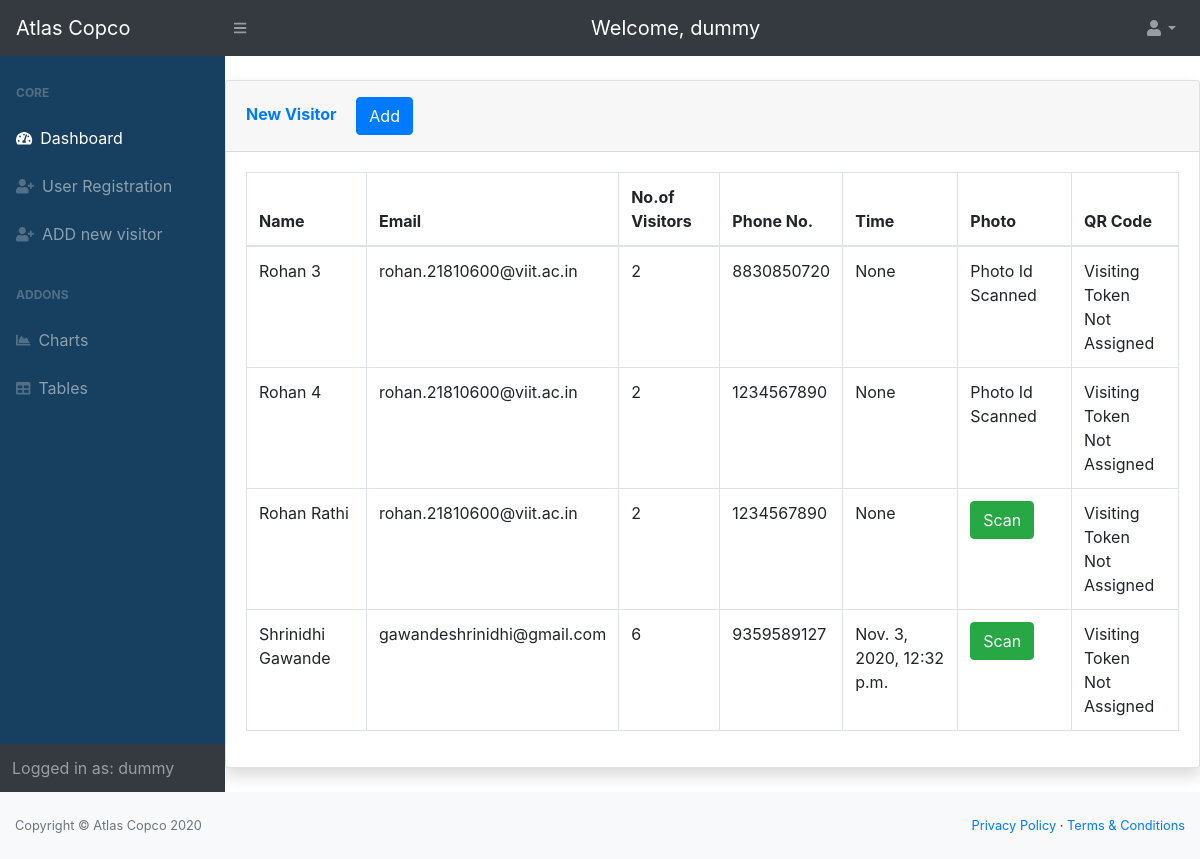
The app's page / (signed in), older data.
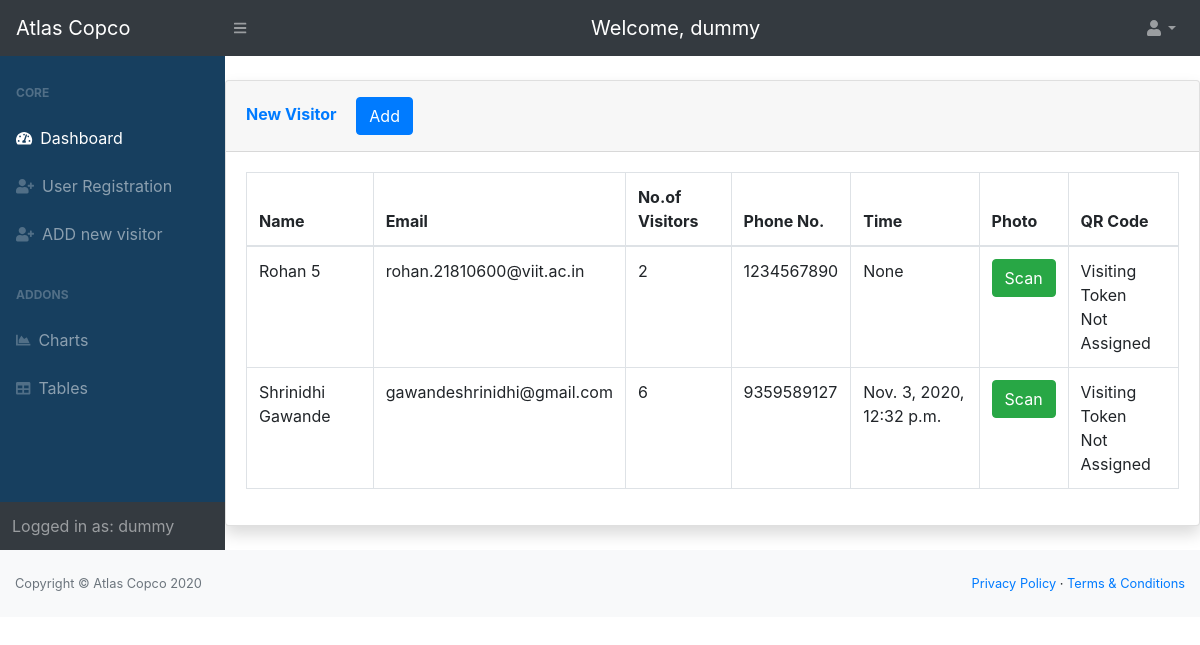
The same page, newer data.
### entry/models.py (models this page shows)
class Visitor(models.Model):
	name = models.CharField(verbose_name='Name', max_length=200, validators=[
		MinLengthValidator(2, 'Minimum 2 Characters are required')])  # name of the visitor
	purpose = models.CharField(verbose_name='Purpose', max_length=200, validators=[
		MinLengthValidator(4, 'Minimum 4 characters are required')])  # purpose of visit
	mobile = models.IntegerField(verbose_name='Mobile number')  # mobile no. of the visitor
	email = models.EmailField(verbose_name='Email', validators=[EmailValidator()])  # email address of the visitor
	no_of_people = models.IntegerField(verbose_name='No of people')  # no. of visitors
	photo_id_number = models.CharField(verbose_name='Photo Id Number', max_length=20, null=True, blank=True)
	photo_id = models.ImageField(verbose_name='Photo Id', upload_to='media/photo_id', null=True, blank=True)
	in_time = models.DateTimeField(verbose_name='Visit In time', null=True, blank=True)  # in time of the visitor, added automatically
	out_time = models.DateTimeField(verbose_name='Visit Out Time', null=True, blank=True)  # out time of the visitor added automatically
	token = models.CharField(verbose_name='Token', max_length=200, null=True, blank=True)  # token(autogenerated)
	qrcode = models.ImageField(verbose_name='QR Code', upload_to='media/qrcodes', null=True, blank=True)  # qr code generated from the token
	user = models.ForeignKey(Employee, verbose_name='Employee to visit', on_delete=models.PROTECT)  # link to the User table, to store which user allowed the entry
	photo = models.ImageField(verbose_name='Photo of the Visitor', upload_to='media/photo', null=True, blank=True)
	visit_token = models.CharField(max_length=200, verbose_name="Token assigned to the Visitor", null=True, blank=True)
	def __str__(self):
		return self.name

### home/views.py (the view)
# urls.py: path('', views.VisitorListView.as_view(), name='home'),
class VisitorListView(LoginRequiredMixin, ListView):
	def get(self, request):
		visitor_list = Visitor.objects.filter(out_time__isnull=True)
		print(visitor_list)
		context = {'visitor_list': visitor_list}
		return render(request, 'home/home.html', context)

### home/templates/home/home.html (shortened to what this page needs)
{% extends 'home/base.html' %}{% block content %}
			<div class="card shadow mb-4 mt-4">
				<div class="card-header py-3">
					<h6 class="m-0 font-weight-bold text-primary">New Visitor
						<a href="{% url 'entry:new-visitor' %}" class="ml-3 btn btn-primary text-left">Add</a>
					</h6>
				</div>
				<div class="card-body">
					<div class="table-responsive">
						<table class="table table-bordered" id="dataTable" width="100%" cellspacing="0">
							<thead>
								<tr>
									<th> Name </th>
									<th> Email </th>
									<th> No.of Visitors </th>
									<th>Phone No.</th>
									<th> Time </th>
									<th> Photo </th>
									<th> QR Code </th>
								</tr>
							</thead>
							<tbody>
								{% if visitor_list %} {% for visitor in visitor_list %}
								<tr>
									<td>{{ visitor.name }}</td>
									<td>{{ visitor.email }}</td>
									<td>{{ visitor.no_of_people }}</td>
									<td>{{ visitor.mobile }}</td>
									<td>{{ visitor.in_time }}</td>
									{% if not visitor.photo %}
									<td>
										<a type="submit" href="{% url 'photoscan' visitor.id %}" name="photo_btn" class="btn btn-success"> Scan </a>
									</td>
									{% else %}
									<td>
										Photo Id Scanned
									</td>
									{% endif %}
									<td>
										{% if visitor.visit_token %}
										<form action="{% url 'entry:scanQR' visitor.id %}" method="post">
											<input type="hidden" name="scan_id" value="">
											<button type="submit" name="scan_btn" class="btn btn-danger"> Scan </button>
										</form>
										{% else %} Visiting Token<br>Not Assigned {% endif %}
									</td>
								</tr>
								{% endfor %} {% endif %}
							</tbody>
						</table>
					</div>
				</div>
			</div>
		</div>
	<div class="footer">
		<footer class="py-4 bg-light mt-auto">
			<div class="container-fluid">
				<div class="d-flex align-items-center justify-content-between small">
					<div class="text-muted">Copyright &copy; Atlas Copco 2020</div>
					<div>
						<a href="#">Privacy Policy</a> &middot;
						<a href="#">Terms &amp; Conditions</a>
					</div>
				</div>
			</div>
		</footer>
	</div>
{% endblock content %}

Row changes from the older to the newer data that the page shows:
no longer on this page (row edited): Visitor: name "Rohan 3", email "rohan.21810600@viit.ac.in", no_of_people "2", mobile "8830850720", in_time "None", shows "Photo Id Scanned", shows "Visiting Token"
no longer on this page (row edited): Visitor: name "Rohan 4", email "rohan.21810600@viit.ac.in", no_of_people "2", mobile "1234567890", in_time "None", shows "Photo Id Scanned", shows "Visiting Token"
no longer on this page (row edited): Visitor: name "Rohan Rathi", email "rohan.21810600@viit.ac.in", no_of_people "2", mobile "1234567890", in_time "None", shows "Scan", shows "Visiting Token"
now on this page (row edited): Visitor: name "Rohan 5", email "rohan.21810600@viit.ac.in", no_of_people "2", mobile "1234567890", in_time "None", photo "Scan", shows "Visiting Token"
